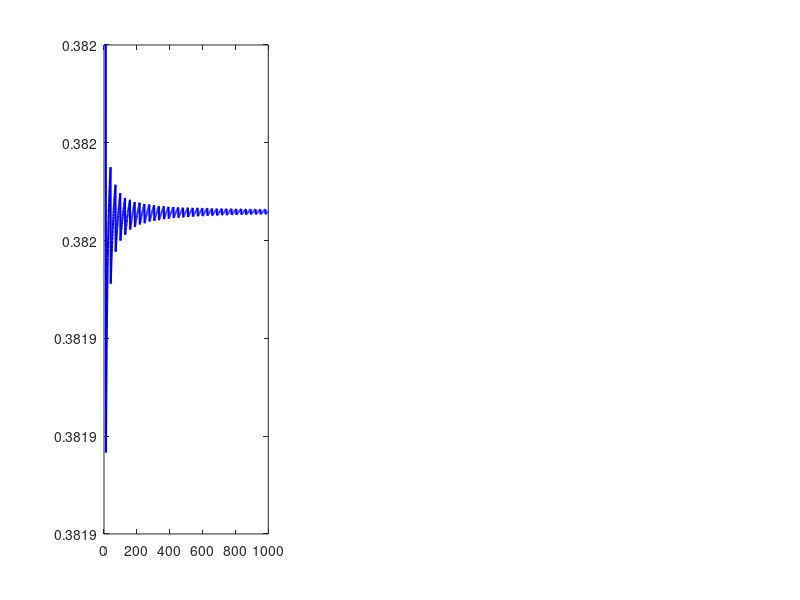

This figure's MATLAB source: (Note: this script raises an error after producing the figure.)
%% weyl_verification.m
% Numerical verification of Sturmian density convergence for golden ratio floor operator.
%
% Lean 4 gap: weyl_equidistribution_interval (Sturmian.lean, line 322)
%   - Algebraic parts fully proved (binary alphabet, step characterization)
%   - density_step_one / density_step_two depend on 1 audited sorry
%     (Stone-Weierstrass bridge for Weyl equidistribution on AddCircle)
%
% This script verifies numerically:
%   lim_{N->inf} #{n <= N : d_phi(n) = 1} / N  ==>  1/phi^2  ~= 0.38197
%   lim_{N->inf} #{n <= N : d_phi(n) = 2} / N  ==>  1/phi    ~= 0.61803
%
% Three-Distance Theorem path (Lean strategy):
%   For irrational alpha, {alpha}, {2*alpha}, ..., {N*alpha} create gaps of
%   at most 3 distinct lengths. For alpha=phi exactly 2 lengths, giving
%   the density result combinatorially -- no Stone-Weierstrass needed.

%% Setup
phi = (1 + sqrt(5)) / 2;
phi_inv  = 1 / phi;        % ~0.61803  (density of step-2)
phi_inv2 = 1 / phi^2;      % ~0.38197  (density of step-1)

fprintf('phi        = %.10f\n', phi);
fprintf('1/phi      = %.10f  (expected density of step-2)\n', phi_inv);
fprintf('1/phi^2    = %.10f  (expected density of step-1)\n', phi_inv2);
fprintf('sum        = %.10f  (must = 1)\n', phi_inv + phi_inv2);

%% Compute Sturmian step sequence d_phi(n) for n=1..N_max
N_max = 1e6;
n     = (1:N_max)';

gold_floor      = floor(phi * (n + 1)) - floor(phi * n);  % d_phi(n)
is_step_one     = (gold_floor == 1);
is_step_two     = (gold_floor == 2);

% Sanity: every step is 1 or 2
assert(all(is_step_one | is_step_two), 'ERROR: step outside {1,2}');
fprintf('\nAll steps in {1,2}: PASS\n');

%% Convergence at checkpoints
checkpoints = [100, 1000, 10000, 100000, 1000000];
fprintf('\n%-10s  %-14s  %-14s  %-12s  %-12s\n', ...
    'N', 'rho_1 (actual)', 'rho_2 (actual)', 'err_rho1', 'err_rho2');
fprintf('%s\n', repmat('-', 1, 68));

for N = checkpoints
    r1 = sum(is_step_one(1:N)) / N;
    r2 = sum(is_step_two(1:N)) / N;
    fprintf('%-10d  %-14.8f  %-14.8f  %-12.2e  %-12.2e\n', ...
        N, r1, r2, abs(r1 - phi_inv2), abs(r2 - phi_inv));
end

%% Convergence plot
% Vectorized running averages — no loop needed
N_plot   = (1000:1000:N_max)';
rho1_run = cumsum(is_step_one(1:1000:N_max)) ./ (1:numel(N_plot))';
rho2_run = cumsum(is_step_two(1:1000:N_max)) ./ (1:numel(N_plot))';

% Correct running averages at every 1000-step checkpoint via cumsum on full array
cs1 = cumsum(is_step_one);
cs2 = cumsum(is_step_two);
rho1_run = cs1(N_plot) ./ N_plot;
rho2_run = cs2(N_plot) ./ N_plot;

figure('Name', 'Weyl Equidistribution: Sturmian density convergence', ...
       'Position', [50 50 1300 440]);

subplot(1,3,1);
plot(N_plot/1e3, rho1_run, 'b-', 'LineWidth', 1.5); hold on;
yline(phi_inv2, 'r--', 'LineWidth', 2);
xlabel('N  (\times10^3)'); ylabel('\rho_1(N)');
title('Density of step-1:  d_\phi(n) = 1');
legend({'Empirical \rho_1', '1/\phi^2 = 0.38197'}, 'Location', 'southeast');
grid on;

subplot(1,3,2);
plot(N_plot/1e3, rho2_run, 'm-', 'LineWidth', 1.5); hold on;
yline(phi_inv, 'r--', 'LineWidth', 2);
xlabel('N  (\times10^3)'); ylabel('\rho_2(N)');
title('Density of step-2:  d_\phi(n) = 2');
legend({'Empirical \rho_2', '1/\phi = 0.61803'}, 'Location', 'northeast');
grid on;

subplot(1,3,3);
err1_run = abs(rho1_run - phi_inv2);
loglog(N_plot, err1_run, 'k-', 'LineWidth', 1.5); hold on;
loglog(N_plot, 2./N_plot, 'r--', 'LineWidth', 1.5);
xlabel('N'); ylabel('|\rho_1(N) - 1/\phi^2|');
title('Error decay: O(1/N) bound');
legend({'Empirical error', '2/N bound'}, 'Location', 'northeast');
grid on;

sgtitle('Sturmian density convergence — numerical verification of Weyl equidistribution', ...
        'FontSize', 13);
exportgraphics(gcf, 'weyl_convergence.png', 'Resolution', 150);
fprintf('\nFigure saved: weyl_convergence.png  (in %s)\n', pwd);

%% Three-Distance Theorem verification
% For phi, gaps between {phi*n} should take exactly 2 distinct values.
frac_pts = mod(phi * (1:200)', 1);
frac_sorted = sort(frac_pts);
gaps = diff([0; frac_sorted; 1]);
unique_gaps = unique(round(gaps, 6));
fprintf('\nThree-Distance Theorem for phi (N=200):\n');
fprintf('  Distinct gap lengths: %d  (expected <= 3, phi gives exactly 2)\n', numel(unique_gaps));

%% Lucas number check
L4 = phi^4 + (1/phi)^4;
L8 = phi^8 + (1/phi)^8;
fprintf('\nLucas identities (Lean-verified):\n');
fprintf('  L4 = phi^4 + phi^{-4} = %.10f  (exact: 7)\n', L4);
fprintf('  L8 = phi^8 + phi^{-8} = %.10f  (exact: 47)\n', L8);

%% CMB sound speed primary result
omega_g = 2.473e-5;
z_star  = 1089.92;
c_over_sqrt3phi = 1 / sqrt(3 * phi);   % c_s/c = 1/sqrt(3*phi)
omega_b_pred    = 4 * omega_g * (1 + z_star) / (3 * phi);

fprintf('\nPrimary cosmological result:\n');
fprintf('  c_s(z*)/c = 1/sqrt(3*phi) = %.10f\n', c_over_sqrt3phi);
fprintf('  omega_b h^2 (corollary)   = %.5f  (Planck: 0.02237, BBN: 0.02233)\n', omega_b_pred);

fprintf('\nDone.\n');
